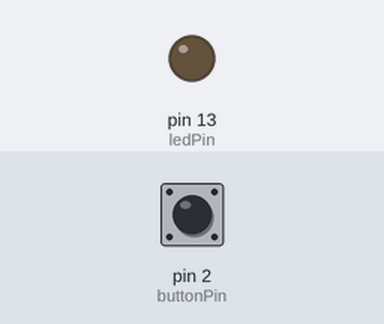
This sketch was run on a simulated Arduino Uno, built with avr-gcc and run on an emulated ATmega328P. On the bench: output pins drawn as LEDs (lit = HIGH). The inputs (shaded band) are chosen by the test bench; at power-on: pin 2 (buttonPin) LOW.

Above: at 1.2 s.
1.3 s: pin 2 (buttonPin) pulled HIGH for 0.15 s
At 1.37 s:
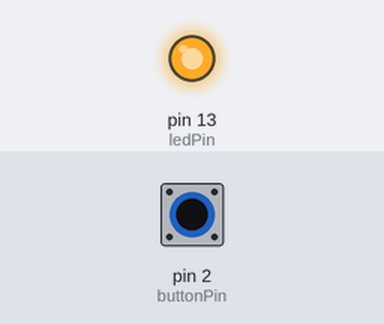
2.9 s: pin 2 (buttonPin) pulled HIGH for 3.2 s
At 6.7 s:
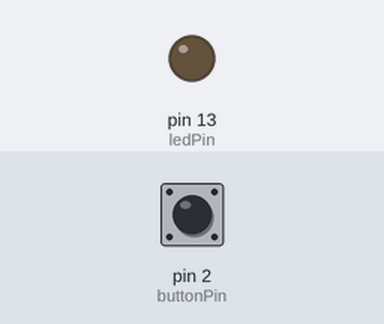
Timing chart, 0 to 8.2 s (numbered marks = the images above; inputs shaded):
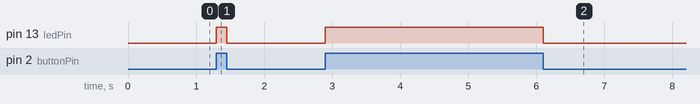

The sketch:

simple_bouton.ino
```cpp
/*
  Allumage de LED par bouton.
  Allume la LED quand on appuie sur le bouton.
 */

// Numéro de la broche à laquelle est connecté le bouton
const int buttonPin = 2;
// Numéro de la broche à laquelle est connectée la LED
const int ledPin =  13;

void setup() {
  // indique que la broche de la LED est utilisée en sortie :
  // on va modifier sa tension
  pinMode(ledPin, OUTPUT);
  // indique que la broche du bouton est utilisée en entrée :
  // on va lire sa tension
  pinMode(buttonPin, INPUT);
}

void loop() {
  // lit l'état du bouton : appuyé si on lit 5V
  // éteint si on lit 0 V
  int buttonState = digitalRead(buttonPin);

  // Condition sur l'état du bouton
  if (buttonState == HIGH) {
    // s'il est à 5V (HIGH)
    // on allume la LED
    digitalWrite(ledPin, HIGH);
  } else {
    // sinon
    // on éteint la LED
    digitalWrite(ledPin, LOW);
  }
}
```

Measured:
- after the input at 1.3 s, pin 13 (ledPin): LOW → HIGH at once, → LOW 0.15 s later
- after the input at 2.9 s, pin 13 (ledPin): LOW → HIGH at once, → LOW 3.2 s later
